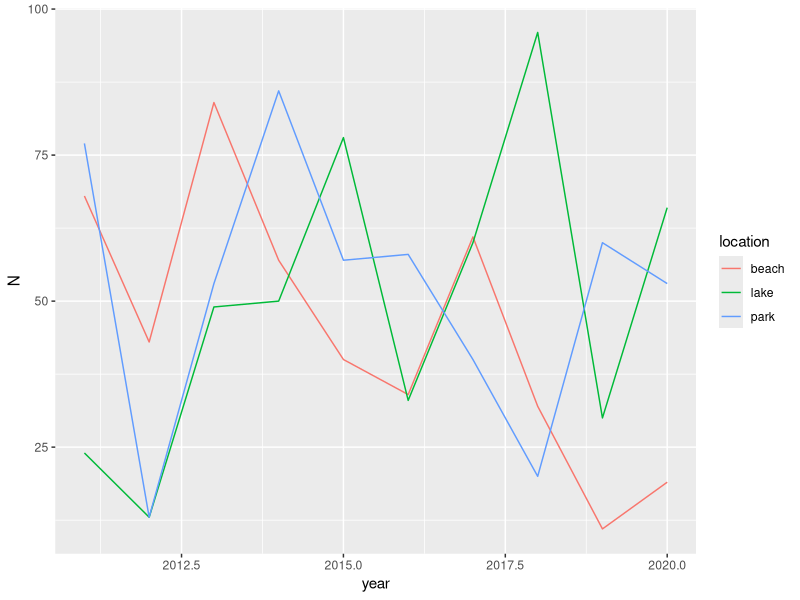
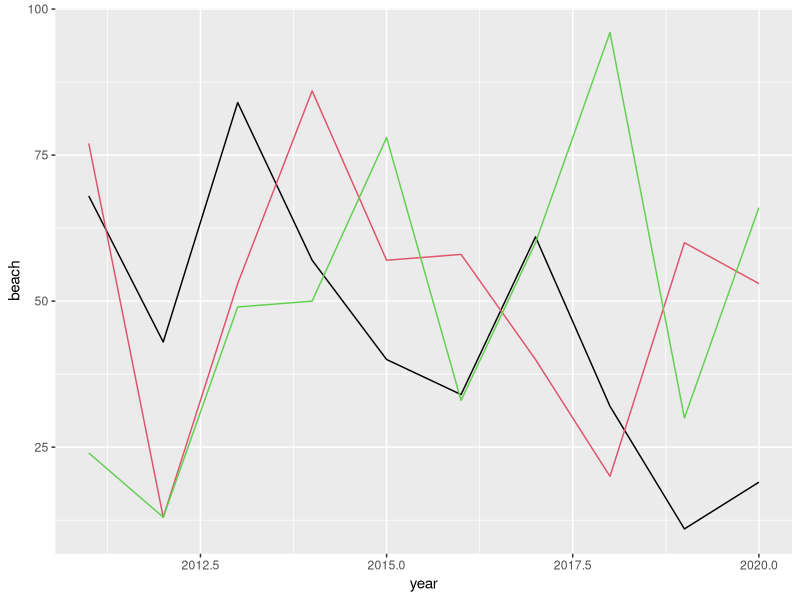

Write the R code that produced these figures, in order.
## ---- chunk 1
library(tidyverse)

dat. <- data.frame(year = rep(seq(2011, 2020), each = 3), 
                   location = rep(c("beach", "park", "lake"), 10), 
                   N = round(runif(30, 10,100))) 
head(dat.)

## ---- chunk 2
dat.wider <- dat. %>% 
  pivot_wider(names_from = location, 
              values_from = N)

dat.wider
## ---- chunk 3
dat.wider %>% 
  pivot_longer(cols = c("beach", "park", "lake"))

dat.wider %>% 
  pivot_longer(cols = c("beach", "park", "lake"),
               names_to = "location",
               values_to = "N_visitors")
## ---- chunk 4
dat. %>% 
  ggplot(aes(x = year, y = N, color = location)) +
  geom_line()

dat.wider %>% 
  ggplot(aes(x = year, y = beach)) +
  geom_line(color = 1) +
  geom_line(aes(x = year, y = park), color =2) +
  geom_line(aes(x = year, y = lake), color = 3)
